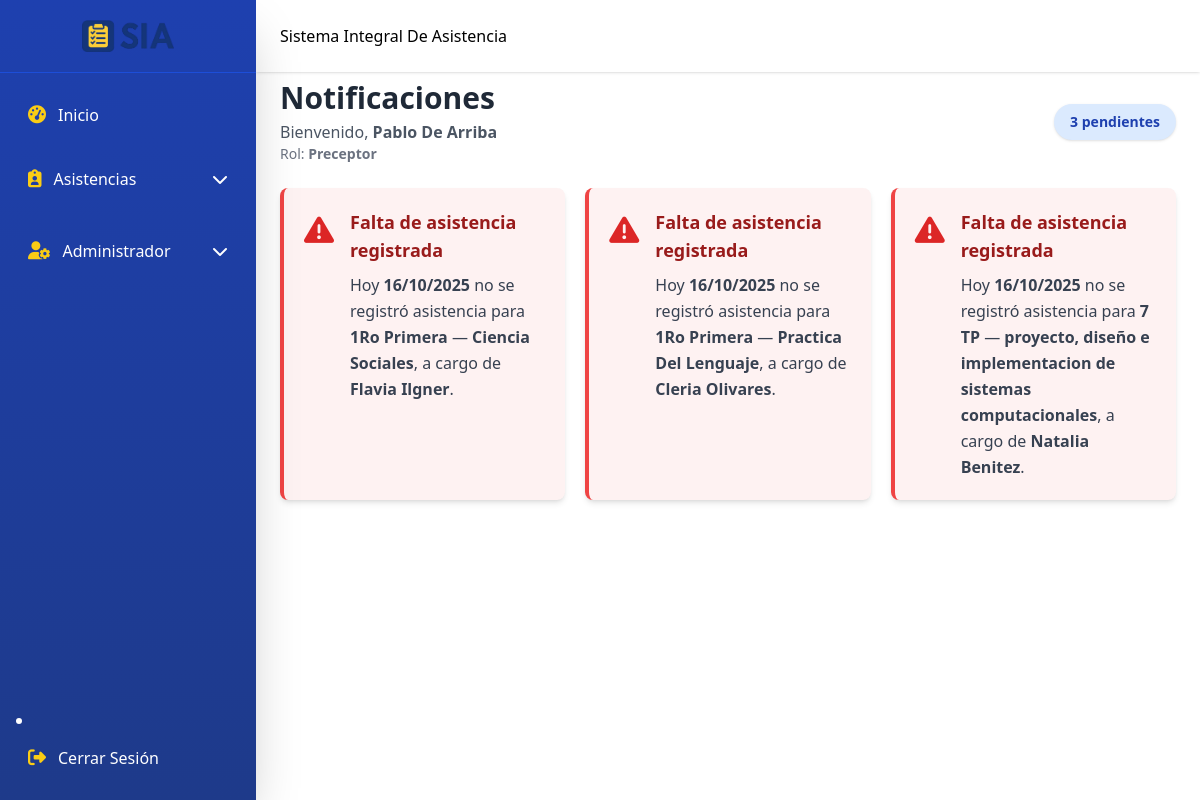
/index.php (signed in), run on the app's committed database.
### tables this page shows
CREATE TABLE `roles` (
  `role_id` int(11) NOT NULL,
  `name` varchar(50) NOT NULL,
  `description` varchar(255) DEFAULT NULL,
  `created_at` timestamp NOT NULL DEFAULT current_timestamp()
);

CREATE TABLE `courses` (
  `course_id` int(11) NOT NULL,
  `name` varchar(100) NOT NULL,
  `description` text DEFAULT NULL,
  `technical_degree` varchar(50) DEFAULT NULL
);

CREATE TABLE `subjects` (
  `subject_id` int(11) NOT NULL,
  `name` varchar(100) NOT NULL,
  `description` text DEFAULT NULL,
  `course_id` int(11) DEFAULT NULL,
  `turno` enum('mañana','tarde') NOT NULL
);

CREATE TABLE `teachers` (
  `teacher_id` int(11) NOT NULL,
  `user_id` int(11) DEFAULT NULL,
  `first_name` varchar(50) NOT NULL,
  `last_name` varchar(50) NOT NULL
);

### index.php (the view, shortened to what this page needs)
<?php
include 'includes/header.php';
include 'includes/sidebar.php';
include 'includes/navbar.php';
include 'includes/conn.php';
$today = (new DateTime())->format('Y-m-d');
$displayDate = (new DateTime())->format('d/m/Y');
$weekday = strtolower((new DateTime())->format('l'));
$role_name = '';
if (isset($role_id)) {
    $stmtRole = $conn->prepare("SELECT name FROM roles WHERE role_id = ?");
    $stmtRole->execute([$role_id]);
    $role_row = $stmtRole->fetch(PDO::FETCH_ASSOC);
    if ($role_row) {
        $role_name = $role_row['name'];
    }
}
$sql = "
    SELECT
        c.course_id, c.name AS course_name,
        s.subject_id, s.name AS subject_name,
        t.teacher_id, t.first_name AS teacher_fname, t.last_name AS teacher_lname,
        sch.group_id,
        g.name AS group_name
    FROM courses c
    JOIN schedules sch
        ON sch.course_id = c.course_id
        AND sch.weekday = :weekday
    LEFT JOIN groups g ON g.group_id = sch.group_id
    JOIN subjects s ON s.subject_id = sch.subject_id
    JOIN teachers t ON t.teacher_id = sch.teacher_id
    LEFT JOIN student_attendance sa
        ON sa.schedule_id = sch.schedule_id
        AND sa.attendance_date = :today
    WHERE sa.id IS NULL
    GROUP BY c.course_id, s.subject_id, sch.group_id
    ORDER BY c.name, s.name
";
$stmt = $conn->prepare($sql);
$stmt->bindValue(':today', $today);
$stmt->bindValue(':weekday', $weekday);
$stmt->execute();
$rows = $stmt->fetchAll(PDO::FETCH_ASSOC);
?>
<div class="flex-1 md:ml-64 transition-all duration-300">
  <main class="pt-20 p-6">
    <div class="flex flex-col md:flex-row items-start md:items-center justify-between mb-6 gap-3">
        <div>
            <h1 class="text-3xl font-bold text-gray-800">Notificaciones</h1>
            <p class="text-gray-600 mt-1">
                Bienvenido, <strong><?= htmlspecialchars($_SESSION['first_name'] . ' ' . $_SESSION['last_name']) ?></strong>
            </p>
            <p class="text-gray-500 text-sm">
                Rol: <strong><?= htmlspecialchars($role_name) ?></strong>
            </p>
        </div>
        <span class="px-4 py-2 text-sm font-semibold bg-blue-100 text-blue-800 rounded-full shadow">
            <?= count($rows); ?> pendientes
        </span>
    </div>
    <?php if (count($rows) > 0): ?>
      <div class="grid gap-5 sm:grid-cols-1 md:grid-cols-2 lg:grid-cols-3">
        <?php foreach ($rows as $row): ?>
          <div class="flex items-start p-5 bg-red-50 border-l-4 border-red-500 rounded-lg shadow-md hover:shadow-lg transition-shadow duration-300">
            <i class="fa-solid fa-triangle-exclamation text-red-600 text-3xl mr-4 mt-1"></i>
            <div>
              <p class="font-semibold text-red-800 text-lg">
                Falta de asistencia registrada
              </p>
              <p class="text-gray-700 mt-2 leading-relaxed">
                Hoy <strong><?= $displayDate ?></strong> no se registró asistencia
                para <strong><?= htmlspecialchars($row['course_name']) ?></strong>
                 — <strong><?= htmlspecialchars($row['subject_name']) ?></strong>,
                a cargo de <strong><?= htmlspecialchars($row['teacher_fname'].' '.$row['teacher_lname']) ?></strong>.
              </p>
            </div>
          </div>
        <?php endforeach; ?>
      </div>
    <?php endif; ?>
  </main>
</div>

### data on the page
roles: name "Preceptor"
courses: name "1Ro Primera", subjects.name "Ciencia Sociales", teachers.first_name+last_name "Flavia Ilgner", subjects.name "Practica Del Lenguaje", teachers.first_name+last_name "Cleria Olivares"
courses: name "7 TP", subjects.name "proyecto, diseño e implementacion de sistemas computacionales", teachers.first_name+last_name "Natalia Benitez"

### other printed values
$_SESSION['first_name'] . ' ' . $_SESSION['last_name'] "Pablo De Arriba"
count($rows) "3"
